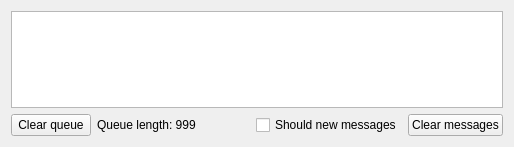
<?xml version="1.0" encoding="UTF-8"?>
<ui version="4.0">
 <class>VMTDProtocolHandlerForm</class>
 <widget class="QWidget" name="VMTDProtocolHandlerForm">
  <property name="geometry">
   <rect>
    <x>0</x>
    <y>0</y>
    <width>514</width>
    <height>147</height>
   </rect>
  </property>
  <property name="windowTitle">
   <string>Form</string>
  </property>
  <layout class="QVBoxLayout" name="verticalLayout">
   <item>
    <widget class="QPlainTextEdit" name="pteFlow"/>
   </item>
   <item>
    <layout class="QHBoxLayout" name="hl_1">
     <item>
      <widget class="QPushButton" name="pbClearQueue">
       <property name="text">
        <string>Clear queue</string>
       </property>
      </widget>
     </item>
     <item>
      <widget class="QLabel" name="lbQueueLength">
       <property name="text">
        <string>Queue length: 999</string>
       </property>
      </widget>
     </item>
     <item>
      <spacer name="_1">
       <property name="orientation">
        <enum>Qt::Horizontal</enum>
       </property>
       <property name="sizeHint" stdset="0">
        <size>
         <width>40</width>
         <height>20</height>
        </size>
       </property>
      </spacer>
     </item>
     <item>
      <widget class="QCheckBox" name="chbShouldHideNewMessages">
       <property name="text">
        <string>Should new messages</string>
       </property>
      </widget>
     </item>
     <item>
      <widget class="QPushButton" name="pbClearFlow">
       <property name="text">
        <string>Clear messages</string>
       </property>
      </widget>
     </item>
    </layout>
   </item>
  </layout>
 </widget>
 <resources/>
 <connections/>
</ui>
